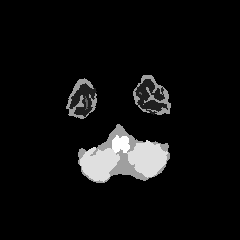
#> input picture dataloader/sample/7_mask.png, 240 x 240 px
$ python utils.py   (older library calls are emulated)
#> lines starting #> are read from the running program, lines starting #| are printed output that depends on the picture
#-*-coding:utf-8-*-

import numpy as np
import cv2 as cv

# 训练时类别
# 0.    Background
# 1.    Cortical gray matter (皮质灰质)
# 2.    Basal ganglia (基底神经节 )
# 3.    White matter (白质)
# 4.    White matter lesions （白质组织）
# 5.    Cerebrospinal fluid in the extracerebral space （脑脊液）
# 6.    Ventricles （脑室）
# 7.    Cerebellum （小脑）
# 8.    Brainstem （脑干）
# 测试时类别，类别合并
# 0.    Background
# 1.    Cerebrospinal fluid (including ventricles)
# 2.    Gray matter (cortical gray matter and basal ganglia)
# 3.    White matter (including white matter lesions)
# class_train: [0, 1, 2, 3, 4, 5, 6, 7, 8]
# class_test:[0, 2, 2, 3, 3, 1, 1, 0, 0]

class_train = [0, 1, 2, 3, 4, 5, 6, 7, 8]
class_test = [0, 2, 2, 3, 3, 1, 1, 0, 0]

#color_space = np.array([[0,0,0],[45,45,45],[180,180,180],[127,127,127],[37,165,165],\
#        [255,255,255],[44,172,172],[190,60,60],[187,59,187]]).astype(np.uint8)
color_space = np.asarray([[0,0,0],[0,0,255],[0,255,0],[0,255,255],[255,0,0],\
        [255,0,255],[255,255,0],[255,255,255],[0,0,128],[0,128,0],[128,0,0]]).astype(np.uint8)
color_space_test = np.asarray([[0,0,0],[0,0,255],[0,255,0],[255,0,0]]).astype(np.uint8)

def merge_class(label):
    label = label.astype(np.int)
    for i in range(len(class_train)):
        label[label == class_train[i]] = class_test[i]
    return label.astype(np.uint8)

def gray2rgb(mask, color=color_space):
    h, w = mask.shape
    rgb_mask = np.zeros((h, w, 3))
    for i in range(h):
        for j in range(w):
            rgb_mask[i, j] = color[mask[i, j]]
    return rgb_mask.astype(np.uint8)

if __name__ == "__main__":
    img = cv.imread("../dataloader/sample/7_mask.png", 0)
#> img is the input picture: shape (240, 240); min 0, max 8, mean 0.46
    cv.imshow("Mask", img)
    cv.imshow("RGB_Mask", gray2rgb(img))
#> after the loop in gray2rgb, `for i in range(h):`:
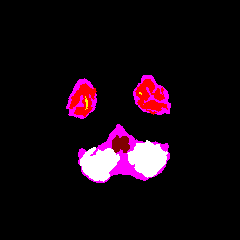
#> rgb_mask: shape (240, 240, 3) float64; mean of channels 0, 1, 2 17.3, 8.6, 22.7; drawn as B, G, R
    cv.imshow("Merge_Mask", gray2rgb(merge_class(img), color_space_test))
#> in merge_class, `label = label.astype(np.int)`:
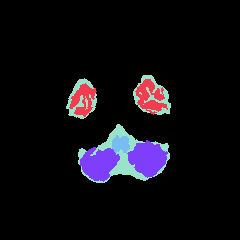
#> label: shape (240, 240) int64; 6 distinct labels, from 0 to 8; one colour per label, 0 black
#> after the loop in merge_class, `for i in range(len(class_train)):`:
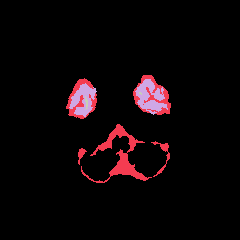
#> label: shape (240, 240) int64; 4 distinct labels, from 0 to 3; one colour per label, 0 black
#> in merge_class, `return label.astype(np.uint8)`:
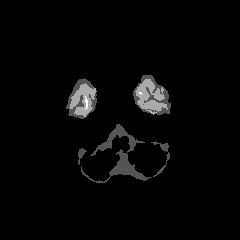
#> returned value: shape (240, 240); min 0, max 3, mean 0.0731; drawn with min black and max white
#> after the loop in gray2rgb (call 2), `for i in range(h):`:
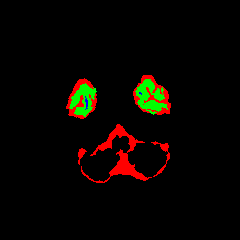
#> rgb_mask: shape (240, 240, 3) float64; mean of channels 0, 1, 2 0.1, 4.7, 8.8; drawn as B, G, R
    cv.waitKey(0)
    cv.destroyAllWindows()
